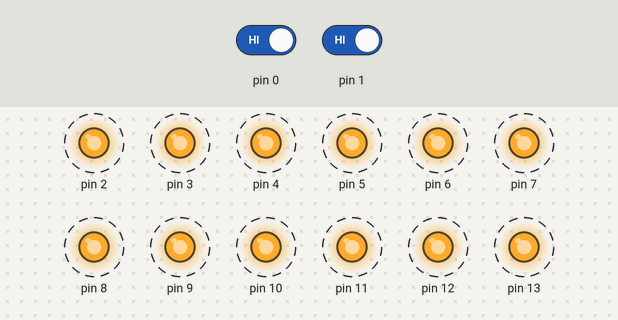
Recording of a sketch running on a simulated Arduino Uno, built with avr-gcc and run on an emulated ATmega328P. Shown: output pins drawn as LEDs (lit = HIGH). Dashed ring = blinking. The test bench sets the inputs (shaded band); at power-on: pin 0 HIGH, pin 1 HIGH.

Above: at 3.2 s.
3.3 s: pin 0 driven LOW
At 3.45 s:
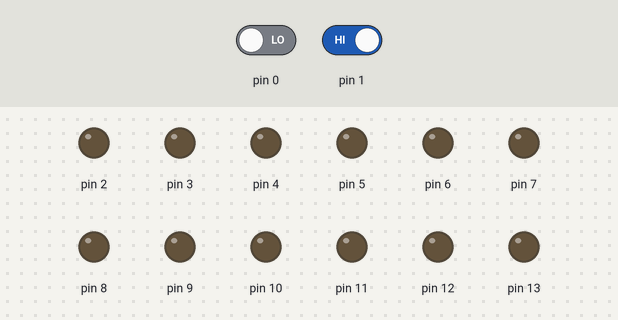
At 4.35 s:
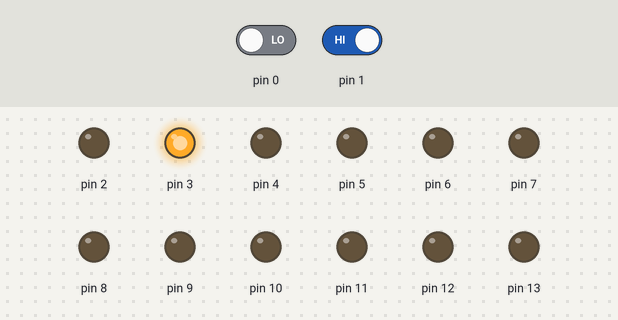
6.9 s: pin 0 driven HIGH
10.5 s: pin 1 driven LOW
At 11.55 s:
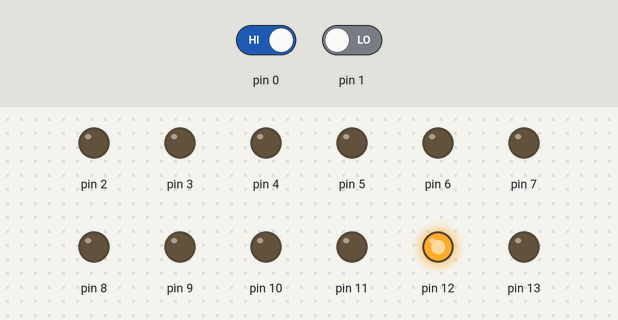
Timing chart, 0 to 20.0 s (numbered marks = the images above; inputs shaded):
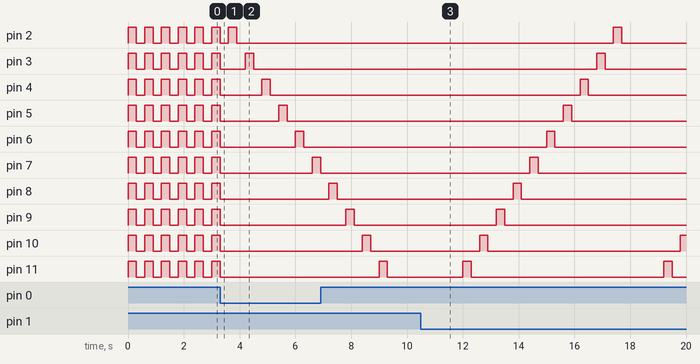

Measured:
- after the input at 3.3 s, pin 2: goes on until 3.9 s, then stays LOW; pin 8–13: goes on until 3.3 s, then stays LOW
- after the input at 10.5 s, pin 11: alternates HIGH for 0.30 s and LOW for 6.9 s, starting after 1.5 s; pin 12: alternates HIGH for 0.30 s and LOW for 6.9 s, starting after 0.90 s
- by itself, pin 2, pin 8–13: alternates HIGH for 0.30 s and LOW for 0.30 s

The sketch:

switch-2-12-led.ino
```cpp
void setup() {
  pinMode(0,INPUT);
  pinMode(1,INPUT);
  pinMode(2,OUTPUT);
  pinMode(3,OUTPUT);
  pinMode(4,OUTPUT);
  pinMode(5,OUTPUT);
  pinMode(6,OUTPUT);
  pinMode(7,OUTPUT);
  pinMode(8,OUTPUT);
  pinMode(9,OUTPUT);
  pinMode(10,OUTPUT);
  pinMode(11,OUTPUT);
  pinMode(12,OUTPUT);
  pinMode(13,OUTPUT);
}

void loop() {
  int swt1=digitalRead(0);
  int swt2=digitalRead(1);
  if(swt1==0&&swt2==0)
  {
    digitalWrite(2,0);
    digitalWrite(3,0);
    digitalWrite(4,0);
    digitalWrite(5,0);
    digitalWrite(6,0);
    digitalWrite(7,0);
    digitalWrite(8,0);
    digitalWrite(9,0);
    digitalWrite(10,0);
    digitalWrite(11,0);
    digitalWrite(12,0);
    digitalWrite(13,0);
    }
    else if(swt1==0&&swt2==1)
    {
      digitalWrite(2,1);
      delay(300);
      digitalWrite(2,0);
      delay(300);
      digitalWrite(3,1);
      delay(300);
      digitalWrite(3,0);
      delay(300);
      digitalWrite(4,1);
      delay(300);
      digitalWrite(4,0);
      delay(300);
      digitalWrite(5,1);
      delay(300);
      digitalWrite(5,0);
      delay(300);
      digitalWrite(6,1);
      delay(300);
      digitalWrite(6,0);
      delay(300);
      digitalWrite(7,1);
      delay(300);
      digitalWrite(7,0);
      delay(300);
      digitalWrite(8,1);
      delay(300);
      digitalWrite(8,0);
      delay(300);
      digitalWrite(9,1);
      delay(300);
      digitalWrite(9,0);
      delay(300);
      digitalWrite(10,1);
      delay(300);
      digitalWrite(10,0);
      delay(300);
      digitalWrite(11,1);
      delay(300);
      digitalWrite(11,0);
      delay(300);
      digitalWrite(12,1);
      delay(300);
      digitalWrite(12,0);
      delay(300);
      digitalWrite(13,1);
      delay(300);
      digitalWrite(13,0);
      delay(300);
    }
    else if(swt1==1&&swt2==0)
    {
      digitalWrite(13,1);
      delay(300);
      digitalWrite(13,0);
      delay(300);
      digitalWrite(12,1);
      delay(300);
      digitalWrite(12,0);
      delay(300);
      digitalWrite(11,1);
      delay(300);
      digitalWrite(11,0);
      delay(300);
      digitalWrite(10,1);
      delay(300);
      digitalWrite(10,0);
      delay(300);
      digitalWrite(9,1);
      delay(300);
      digitalWrite(9,0);
      delay(300);
      digitalWrite(8,1);
      delay(300);
      digitalWrite(8,0);
      delay(300);
      digitalWrite(7,1);
      delay(300);
      digitalWrite(7,0);
      delay(300);
      digitalWrite(6,1);
      delay(300);
      digitalWrite(6,0);
      delay(300);
      digitalWrite(5,1);
      delay(300);
      digitalWrite(5,0);
      delay(300);
      digitalWrite(4,1);
      delay(300);
      digitalWrite(4,0);
      delay(300);
      digitalWrite(3,1);
      delay(300);
      digitalWrite(3,0);
      delay(300);
      digitalWrite(2,1);
      delay(300);
      digitalWrite(2,0);
      delay(300);
    }
     else if(swt1==1&&swt2==1)
     {
      digitalWrite(2,1);
      digitalWrite(3,1);
      digitalWrite(4,1);
      digitalWrite(5,1);
      digitalWrite(6,1);
      digitalWrite(7,1);
      digitalWrite(8,1);
      digitalWrite(9,1);
      digitalWrite(10,1);
      digitalWrite(11,1);
      digitalWrite(12,1);
      digitalWrite(13,1);
      delay(300);
      digitalWrite(2,0);
      digitalWrite(3,0);
      digitalWrite(4,0);
      digitalWrite(5,0);
      digitalWrite(6,0);
      digitalWrite(7,0);
      digitalWrite(8,0);
      digitalWrite(9,0);
      digitalWrite(10,0);
      digitalWrite(11,0);
      digitalWrite(12,0);
      digitalWrite(13,0);
      delay(300);
      digitalWrite(2,1);
      digitalWrite(3,1);
      digitalWrite(4,1);
      digitalWrite(5,1);
      digitalWrite(6,1);
      digitalWrite(7,1);
      digitalWrite(8,1);
      digitalWrite(9,1);
      digitalWrite(10,1);
      digitalWrite(11,1);
      digitalWrite(12,1);
      digitalWrite(13,1);
      delay(300);
      digitalWrite(2,0);
      digitalWrite(3,0);
      digitalWrite(4,0);
      digitalWrite(5,0);
      digitalWrite(6,0);
      digitalWrite(7,0);
      digitalWrite(8,0);
      digitalWrite(9,0);
      digitalWrite(10,0);
      digitalWrite(11,0);
      digitalWrite(12,0);
      digitalWrite(13,0);
      delay(300);
      }

}
```
